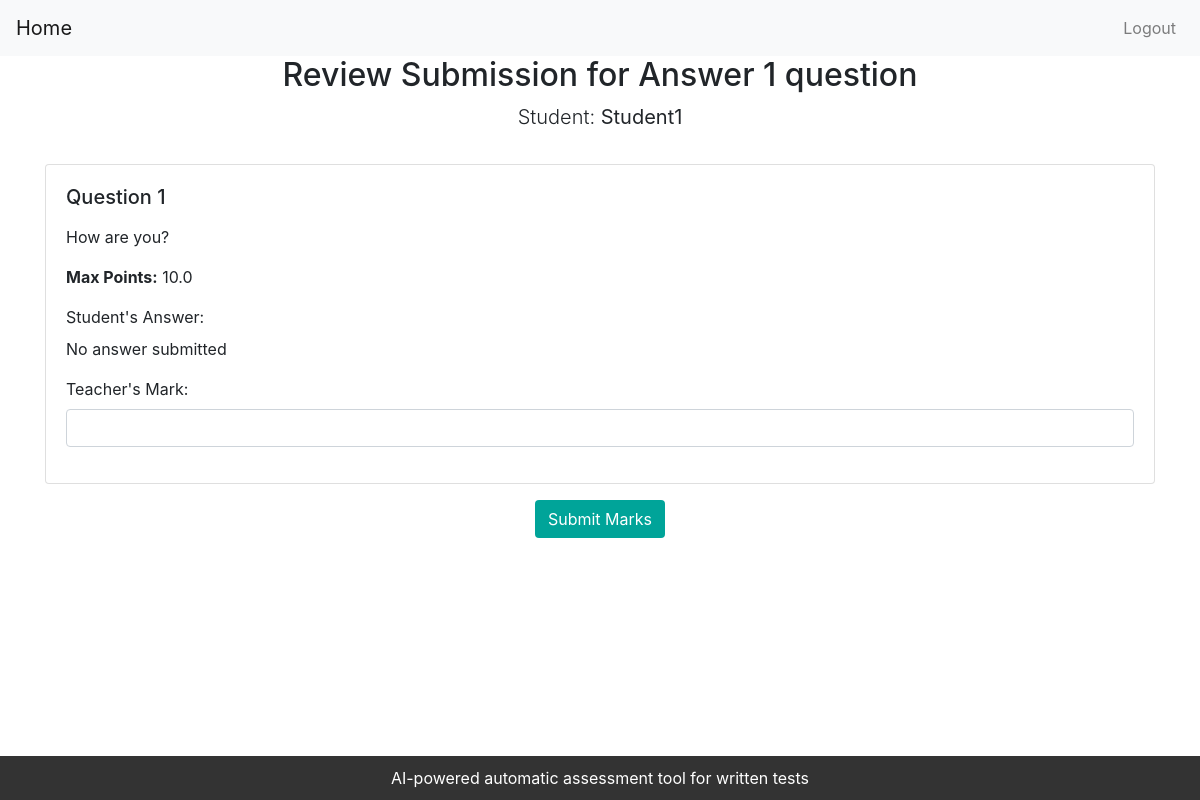
Before: /core/core/teacher/review_submission_teacher/2/2/ with the older database file.
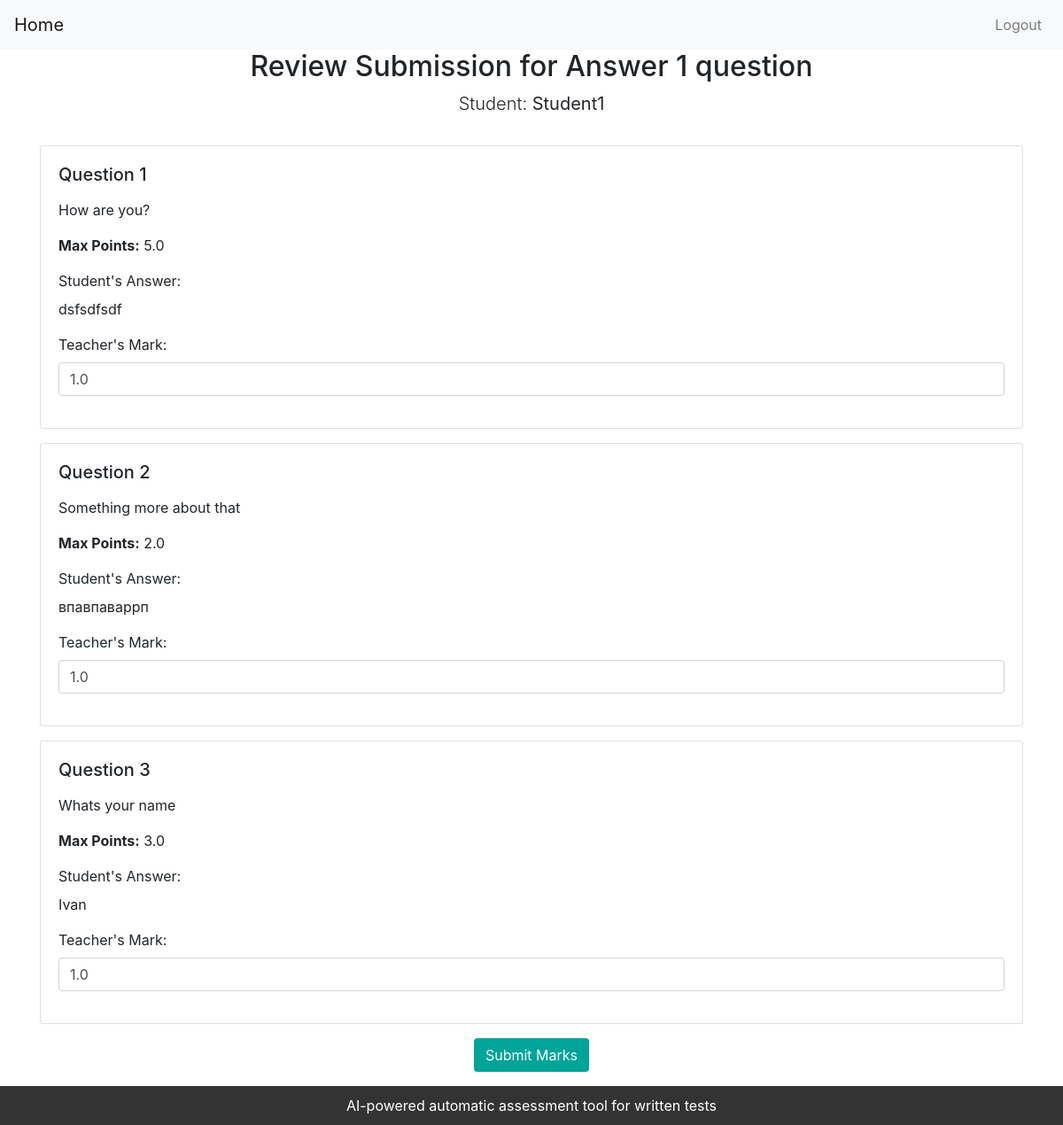
After: the same page with the newer database file.
### core/models.py (models this page shows, shortened)
class Test(models.Model):
    test_id = models.AutoField(primary_key=True)
    test_title = models.CharField(max_length=50)
    test_description = models.TextField(max_length=1024)
    start_time = models.DateTimeField(default=timezone.now)
    end_time = models.DateTimeField(default=timezone.now)
    duration = models.IntegerField(default=60)
    max_score = models.FloatField(default=100.0)
    subject = models.ForeignKey(Subject, on_delete=models.CASCADE)
    is_open = models.BooleanField(default=False)

class Question(models.Model):
    question_id = models.AutoField(primary_key=True)
    question_text = RichTextField()
    score = models.FloatField()
    max_length = models.IntegerField(default=500)
    test = models.ForeignKey(Test, on_delete=models.CASCADE)

class Submission(models.Model):
    submission_id = models.AutoField(primary_key=True)
    question_answer = models.TextField(max_length=5000, default="None")
    student = models.ForeignKey(Student, on_delete=models.CASCADE)
    question = models.ForeignKey(Question, on_delete=models.CASCADE)
    @property
    def teacher_score(self):
        return self.mark_set.aggregate(models.Sum('teacher_mark'))['teacher_mark__sum'] or 0

### user/models.py (models this page shows, shortened)
class User(AbstractUser):
    class Role(models.TextChoices):
        ADMIN = "ADMIN", 'Admin'
        STUDENT = "STUDENT", 'Student'
        TEACHER = "TEACHER", 'Teacher'
    base_role = Role.ADMIN
    role = models.CharField(max_length=50, choices=Role.choices)

### core/views.py (the view, shortened to what this page needs)
# urls.py: path('core/teacher/review_submission_teacher/<int:test_id>/<int:student_id>/', views.save_review, name='save_review'),
def save_review(request, test_id, student_id):
    test = get_object_or_404(Test, pk=test_id)
    student = get_object_or_404(Student, pk=student_id)
    questions = Question.objects.filter(test=test)
    submissions = Submission.objects.filter(student=student, question__in=questions)
    context = {
        'test': test,
        'student': student,
        'questions_with_submissions': [{'question': q, 'submission': submissions.filter(question=q).first()} for q in questions]
    }
    return render(request, 'core/review_submission_teacher.html', context)

### templates/core/review_submission_teacher.html (shortened to what this page needs)
<!DOCTYPE html>
<html lang="en">
<head>
    <link rel="stylesheet" href="https://stackpath.bootstrapcdn.com/bootstrap/4.5.2/css/bootstrap.min.css">
</head>
<body>
    {% include "core/navbar.html" %}
    <div class="container content">
        <div class="row mb-3">
            <div class="col-md-12 text-center">
                <h2>Review Submission for {{ test.test_title }}</h2>
                <p class="lead">Student: <strong>{{ student.username }}</strong></p>
            </div>
        </div>
        <form method="post">
            {% for item in questions_with_submissions %}
            <div class="row">
                <div class="col-md-12">
                    <div class="card mb-3">
                        <div class="card-body">
                            <h5 class="card-title">Question {{ forloop.counter }}</h5>
                            <p class="card-text">{{ item.question.question_text|safe }}</p>
                            <p><strong>Max Points:</strong> {{ item.question.score }}</p>
                            <div class="form-group">
                                <label>Student's Answer:</label>
                                {% if item.submission %}
                                    <p>{{ item.submission.question_answer }}</p>
                                {% else %}
                                    <p>No answer submitted</p>
                                {% endif %}
                            </div>
                            <div class="form-group">
                                <label for="mark_{{ item.question.pk }}">Teacher's Mark:</label>
                                <input type="number" class="form-control" name="mark_{{ item.question.pk }}" id="mark_{{ item.question.pk }}" step="0.01" min="0" max="{{ item.question.score }}" value="{% if item.submission %}{{ item.submission.teacher_score }}{% endif %}">
                            </div>
                        </div>
                    </div>
                </div>
            </div>
            {% endfor %}
            <div class="row">
                <div class="col-md-12 text-center">
                    <button type="submit" class="btn submit-btn">Submit Marks</button>
                </div>
            </div>
        </form>
    </div>
    <footer class="footer">
        AI-powered automatic assessment tool for written tests
    </footer>
</body>
</html>

### templates/core/navbar.html (shortened to what this page needs)
<nav class="navbar navbar-expand-lg navbar-light bg-light">
    <a href="{% url 'teacher_dashboard' %}" class="navbar-brand">Home</a>
    <div class="collapse navbar-collapse justify-content-end" id="navbarNav">
        <ul class="navbar-nav">
            <li class="nav-item">
                <a class="nav-link" href="{% url 'logout' %}">Logout</a>
            </li>
        </ul>
    </div>
</nav>

### templates/core/review_submission_teacher.html (style rules this page uses)
.content { margin-bottom: 60px; }
.footer { background-color: #333; color: #fff; text-align: center; padding: 10px 0; position: fixed; bottom: 0; width: 100%; }
.submit-btn { background-color: #00a499; color: white; }

Changed rows visible on the page:
changed Question "How are you?": question.score "10.0" → "5.0"; submission.question_answer (not shown) → "dsfsdfsdf"; submission.teacher_score (not shown) → "1.0"; no longer shows "No answer submitted"
added Question: question.question_text "Something more about that", question.score "2.0", submission.question_answer "впавпаваррп", submission.teacher_score "1.0"
added Question: question.question_text "Whats your name", question.score "3.0", submission.question_answer "Ivan", submission.teacher_score "1.0"
